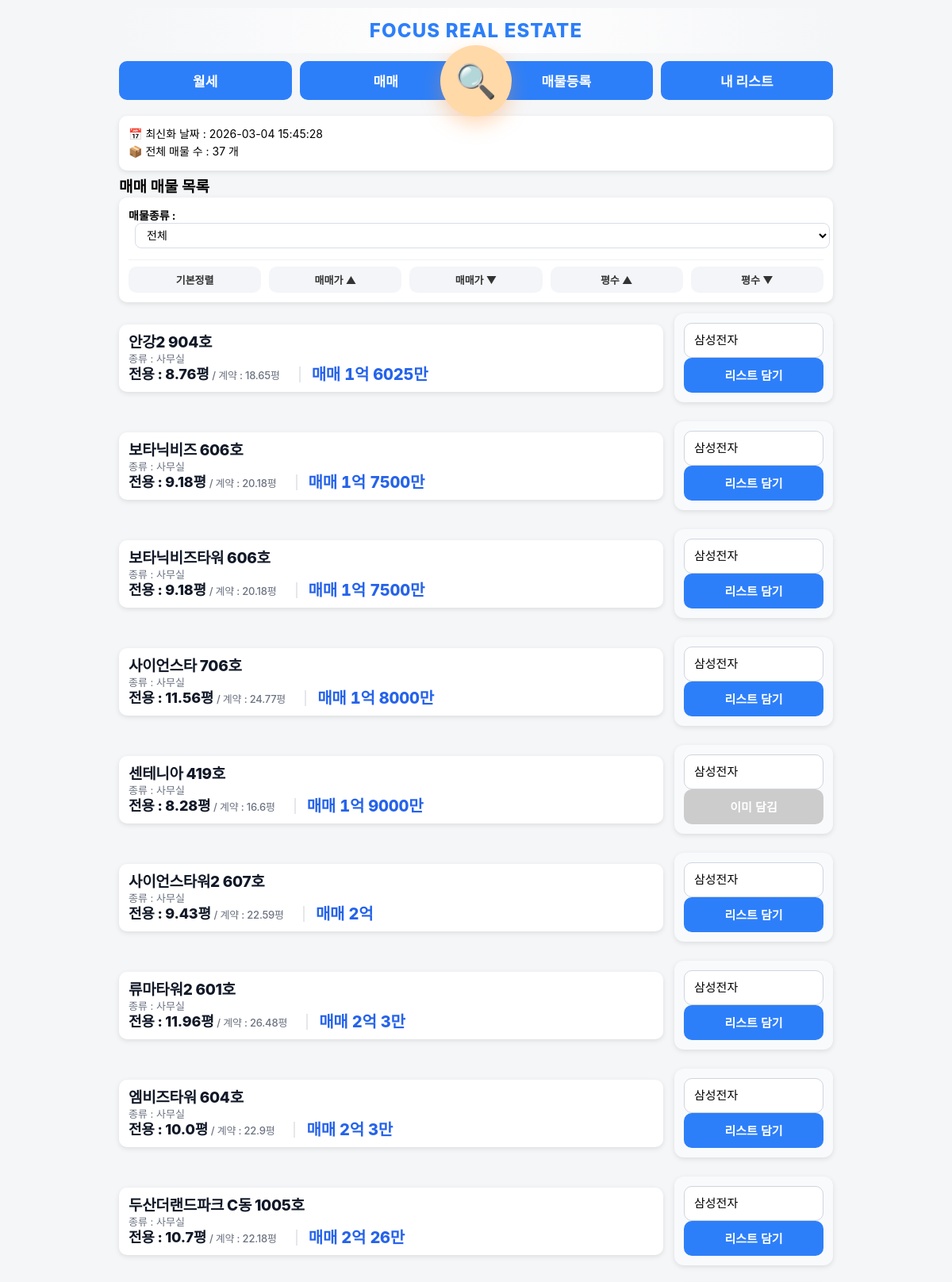
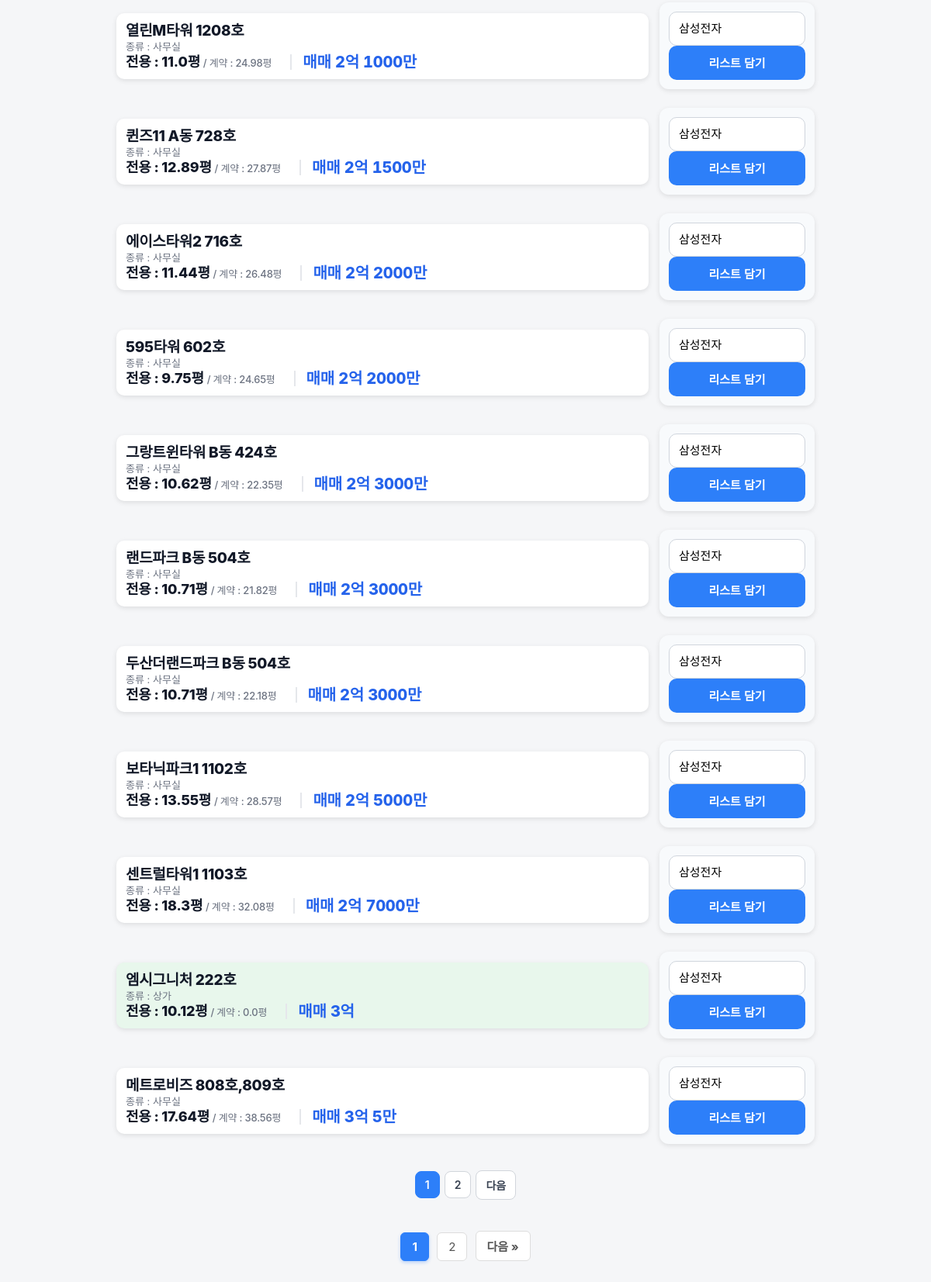
The app's page /?mode=sale (signed in), older data (2 pictures, top to bottom).
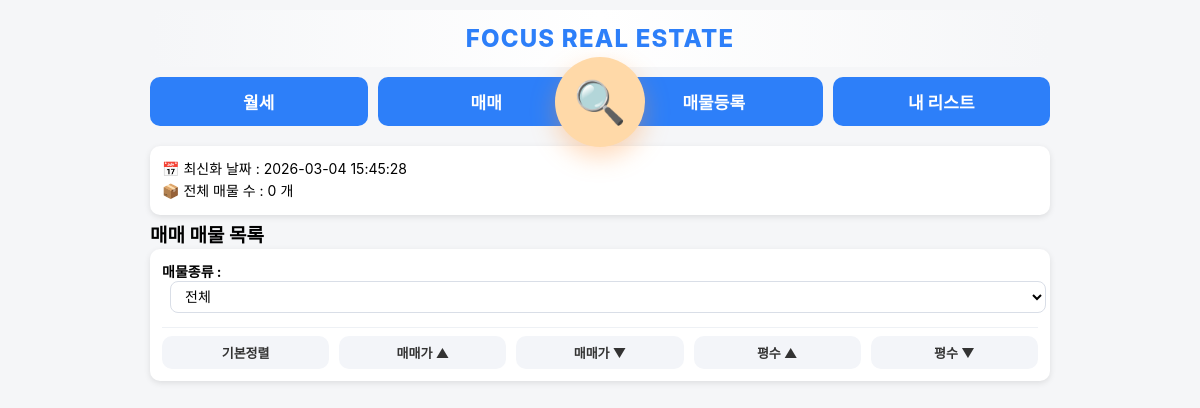
The same page, newer data.
### app.py (models this page shows)
class Property(db.Model):
    status = db.Column(db.String(20), default='available')
    property_type = db.Column(db.String(50))
    id = db.Column(db.Integer, primary_key=True)
    pos_id = db.Column(db.String(50), index=True)
    source_ts = db.Column(db.DateTime)
    building_name = db.Column(db.String(200))
    exclusive_area = db.Column(db.Float)
    contract_area = db.Column(db.Float)
    deposit = db.Column(db.Integer)
    rent = db.Column(db.Integer)
    sale_price = db.Column(db.Integer)
    category = db.Column(db.String(20))
    status = db.Column(db.String(20), default='available')
    private_memo = db.Column(db.Text)
    has_interior = db.Column(db.Boolean, default=False)
    has_gonghang = db.Column(db.Boolean, default=False)
    has_corner = db.Column(db.Boolean, default=False)

### app.py (the view)
@app.route("/")
@login_required
def index():
    print("현재 로그인 상태:", current_user.is_authenticated)
    mode = request.args.get("mode", "rent")
    sort = request.args.get("sort", "")
    property_types = [pt for pt in request.args.getlist("property_type") if pt]
    property_type = request.args.get("property_type", "").strip()  # ✅ index.html 오류 방지용
    query = Property.query
    if property_types:
        query = query.filter(Property.property_type.in_(property_types))
    if mode == "sale":
        query = query.filter_by(category="매매")
    else:
        query = query.filter_by(category="월세")
    if sort == "rent_asc":
        query = query.order_by(Property.rent.asc(), Property.deposit.asc())
    elif sort == "rent_desc":
        query = query.order_by(Property.rent.desc(), Property.deposit.desc())
    elif sort == "sale_asc":
        query = query.order_by(Property.sale_price.asc())
    elif sort == "sale_desc":
        query = query.order_by(Property.sale_price.desc())
    elif sort == "area_asc":
        query = query.order_by(Property.exclusive_area.asc())
    elif sort == "area_desc":
        query = query.order_by(Property.exclusive_area.desc())
    else:
        if mode == "rent":
            query = query.order_by(Property.rent.asc(), Property.deposit.asc())
        else:
            query = query.order_by(Property.sale_price.asc())
    page = request.args.get('page', 1, type=int)
    pagination = query.paginate(page=page, per_page=20, error_out=False)
    properties = pagination.items
    last_upload = UploadLog.query.order_by(UploadLog.id.desc()).first()
    upload_time = last_upload.upload_time if last_upload else "업로드 기록 없음"
    collections = Collection.query.all()
    existing_pairs = set(
        (item.property_id, item.collection_id)
        for item in CollectionItem.query.all()
    )
    thumb_map = {}
    for img in PropertyImage.query.order_by(PropertyImage.id.desc()).all():
        if img.property_id not in thumb_map:
            thumb_map[img.property_id] = []
        if len(thumb_map[img.property_id]) < 2:
            thumb_map[img.property_id].append(img.file_path)
    return render_template(
        "index.html",
        properties=properties,
        mode=mode,
        format_sale_price_korean=format_sale_price_korean,
        upload_time=upload_time,
        property_type=property_type,
        collections=collections,
        existing_pairs=existing_pairs,
        thumb_map=thumb_map,
        pagination=pagination
    )

### app.py (called while the page is built)
@login_manager.user_loader
def load_user(user_id):
    return User.query.get(int(user_id))

def format_sale_price_korean(price):
    try:
        price = int(price)
        if price >= 10000:
            eok = price // 10000
            rest = price % 10000
            if rest == 0: return f"{eok}억"
            else: return f"{eok}억 {rest}만"
        else:
            return f"{price}만"
    except:
        return price

### templates/index.html (shortened to what the changed rows need)
{% extends "base.html" %}
{% block content %}
<div class="card info-box">
    <div>📅 최신화 날짜 : {{ upload_time }}</div>
    <div>📦 전체 매물 수 : {{ pagination.total }} 개</div>
</div>
{% if mode == "sale" %}
<h2>매매 매물 목록</h2>
{% else %}
<h2>월세 매물 목록</h2>
{% endif %}
{% for p in properties %}
<div class="detail-row">
    <div class="card property-card {{ p.property_type }}" onclick="location.href='/property/{{ p.id }}'" style="position: relative;">
        <div class="card-left">
            <div class="title">{{ p.building_name }}</div>
            <div class="detail">
                종류 : {{ p.property_type }}
            </div>
            <div class="detail-line">
    <div class="area-text">
    <span class="area-main">전용 : {{ p.exclusive_area }}평</span>
    <span class="area-sub"> / 계약 : {{ p.contract_area }}평</span>
</div>
    <span class="price-inline">
    {% if p.category == "매매" %}
        매매 {{ format_sale_price_korean(p.sale_price) }}
    {% else %}
        임대 {{ p.deposit }}/{{ p.rent }}
    {% endif %}
    </span>
</div>
        </div>
    </div>
    <form method="POST" action="/add_to_collection" class="ajax-form card action-card">
    <select name="collection_id" class="collection-select">
        {% for c in collections %}
            <option value="{{ c.id }}"
    {% if existing_pairs and (p.id, c.id) in existing_pairs %}data-added="true"{% endif %}>
    {{ c.title }}
</option>
        {% endfor %}
    </select>
    <button type="submit" class="add-btn">
</button>
</form>
</div>
{% endfor %}
<div class="pagination">
    {% for p in pagination.iter_pages(left_edge=1, right_edge=1, left_current=2, right_current=2) %}
        {% if p %}
            {% if p == pagination.page %}
                <span class="page-btn active">{{ p }}</span>
            {% else %}
                <a href="{{ url_for('index', page=p, mode=request.args.get('mode', 'rent'), sort=request.args.get('sort', ''), property_type=request.args.get('property_type', '')) }}" class="page-btn">{{ p }}</a>
            {% endif %}
        {% else %}
            <span class="page-dots">...</span>
        {% endif %}
    {% endfor %}
    {% if pagination.has_next %}
        <a href="{{ url_for('index', page=pagination.next_num, mode=request.args.get('mode', 'rent'), sort=request.args.get('sort', ''), property_type=request.args.get('property_type', '')) }}" class="page-btn">다음</a>
    {% endif %}
</div>
<div style="text-align: center; margin-top: 30px; margin-bottom: 50px; font-size: 15px;">
    {% for page_num in pagination.iter_pages(left_edge=1, right_edge=1, left_current=2, right_current=2) %}
        {% if page_num %}
            {% if page_num == pagination.page %}
                <span style="padding: 8px 14px; border: 1px solid #2d7ff9; background: #2d7ff9; color: white; border-radius: 6px; font-weight: bold; margin: 0 3px; display: inline-block; box-shadow: 0 2px 4px rgba(45,127,249,0.3);">{{ page_num }}</span>
            {% else %}
                <a href="javascript:void(0);" onclick="goToPage({{ page_num }})" style="padding: 8px 14px; border: 1px solid #ddd; background: white; border-radius: 6px; text-decoration: none; color: #555; margin: 0 3px; display: inline-block; transition: 0.2s;" onmouseover="this.style.background='#f0f0f0'" onmouseout="this.style.background='white'">{{ page_num }}</a>
            {% endif %}
        {% else %}
            <span style="padding: 8px 5px; color: #aaa; margin: 0 3px; display: inline-block;">...</span>
        {% endif %}
    {% endfor %}
    {% if pagination.has_next %}
        <a href="javascript:void(0);" onclick="goToPage({{ pagination.next_num }})" style="padding: 8px 14px; border: 1px solid #ddd; background: white; border-radius: 6px; text-decoration: none; color: #555; font-weight: bold; margin: 0 3px; display: inline-block;">다음 &raquo;</a>
    {% endif %}
</div>
{% endblock %}

Row changes from the older to the newer data that the page shows:
removed Property: building_name "안강2 904호", property_type "사무실", exclusive_area "8.76", contract_area "18.65", sale_price "1억 6025만"
removed Property: building_name "보타닉비즈 606호", property_type "사무실", exclusive_area "9.18", contract_area "20.18", sale_price "1억 7500만"
removed Property: building_name "보타닉비즈타워 606호", property_type "사무실", exclusive_area "9.18", contract_area "20.18", sale_price "1억 7500만"
removed Property: building_name "사이언스타 706호", property_type "사무실", exclusive_area "11.56", contract_area "24.77", sale_price "1억 8000만"
removed Property: building_name "센테니아 419호", property_type "사무실", exclusive_area "8.28", contract_area "16.6", sale_price "1억 9000만"
removed Property: building_name "사이언스타워2 607호", property_type "사무실", exclusive_area "9.43", contract_area "22.59", sale_price "2억"
removed Property: building_name "류마타워2 601호", property_type "사무실", exclusive_area "11.96", contract_area "26.48", sale_price "2억 3만"
removed Property: building_name "엠비즈타워 604호", property_type "사무실", exclusive_area "10.0", contract_area "22.9", sale_price "2억 3만"
removed Property: building_name "두산더랜드파크 C동 1005호", property_type "사무실", exclusive_area "10.7", contract_area "22.18", sale_price "2억 26만"
removed Property: building_name "열린M타워 1208호", property_type "사무실", exclusive_area "11.0", contract_area "24.98", sale_price "2억 1000만"
removed Property: building_name "퀸즈11 A동 728호", property_type "사무실", exclusive_area "12.89", contract_area "27.87", sale_price "2억 1500만"
removed Property: building_name "에이스타워2 716호", property_type "사무실", exclusive_area "11.44", contract_area "26.48", sale_price "2억 2000만"
removed Property: building_name "595타워 602호", property_type "사무실", exclusive_area "9.75", contract_area "24.65", sale_price "2억 2000만"
removed Property: building_name "그랑트윈타워 B동 424호", property_type "사무실", exclusive_area "10.62", contract_area "22.35", sale_price "2억 3000만"
removed Property: building_name "랜드파크 B동 504호", property_type "사무실", exclusive_area "10.71", contract_area "21.82", sale_price "2억 3000만"
removed Property: building_name "두산더랜드파크 B동 504호", property_type "사무실", exclusive_area "10.71", contract_area "22.18", sale_price "2억 3000만"
removed Property: building_name "보타닉파크1 1102호", property_type "사무실", exclusive_area "13.55", contract_area "28.57", sale_price "2억 5000만"
removed Property: building_name "센트럴타워1 1103호", property_type "사무실", exclusive_area "18.3", contract_area "32.08", sale_price "2억 7000만"
removed Property: building_name "엠시그니처 222호", property_type "상가", exclusive_area "10.12", contract_area "0.0", sale_price "3억"
removed Property: building_name "메트로비즈 808호,809호", property_type "사무실", exclusive_area "17.64", contract_area "38.56", sale_price "3억 5만"
Text that changed along with them:
{{ pagination.total }}: "37" → "0"
list line gone: "1"
list line gone: "2"
text no longer shown: "다음 다음 »"
